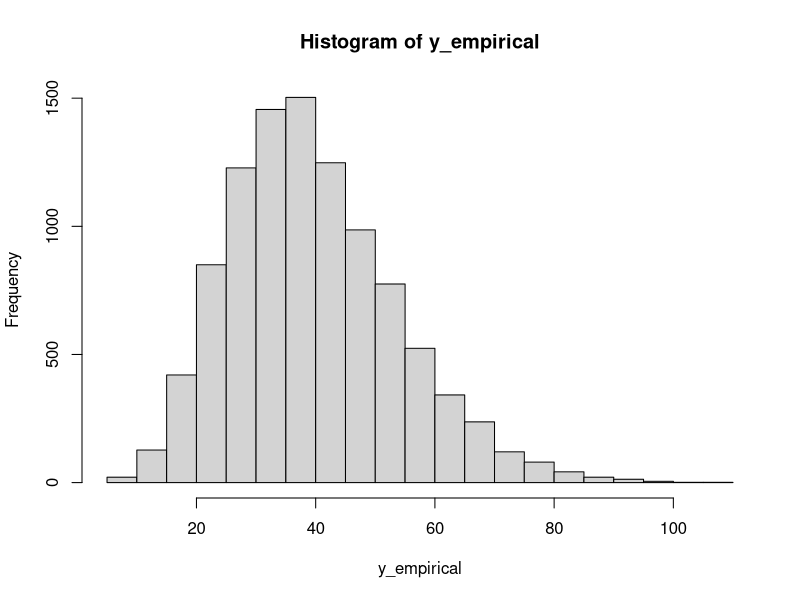
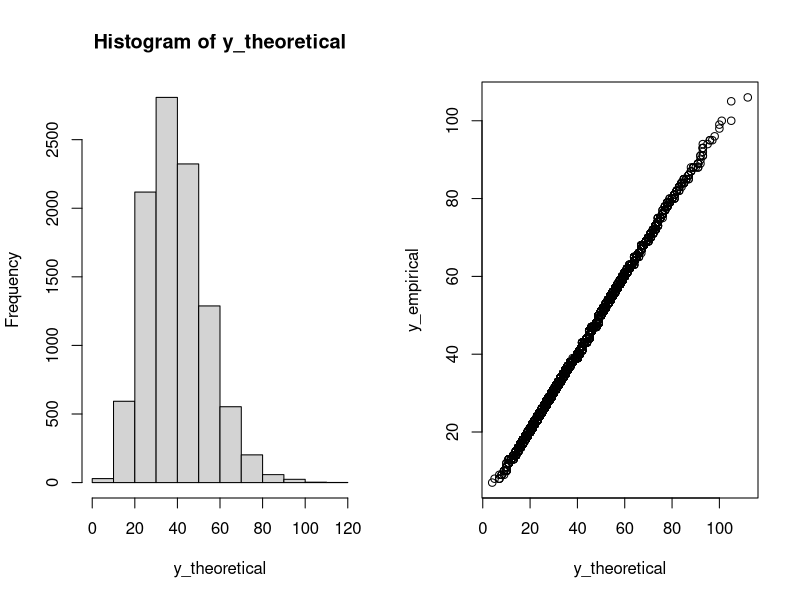

The R script that drew these images, in order:
## ---- chunk 1
poisson_gamma <- function(alpha, beta){
  T <- rgamma(n = 1, shape = alpha, scale = beta)
  Y <- rpois(n = 1, lambda = T)
}
## ---- chunk 2
y_empirical <- replicate(10000,poisson_gamma(10,4))
## ---- chunk 3
hist(y_empirical)
## ---- chunk 4
y_theoretical <- replicate(10000,rnbinom(n = 1,size = 10, prob = 1/(1+4))) 
par(mfrow = c(1,2))
hist(y_theoretical)
qqplot(y_theoretical,y_empirical)
## ---- chunk 5
uni_sample_max <- function(n){
  unif <- runif(n)
  sample_max <- max(unif)
}
## ---- chunk 6

## ---- chunk 7

## ---- chunk 8

## ---- chunk 9

## ---- chunk 10

## ---- chunk 11
